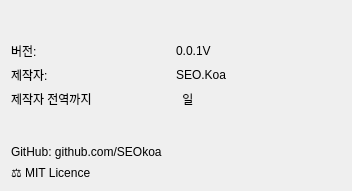
<?xml version="1.0" encoding="UTF-8"?>
<ui version="4.0">
 <class>AppInfo_dialog</class>
 <widget class="QDialog" name="AppInfo_dialog">
  <property name="geometry">
   <rect>
    <x>0</x>
    <y>0</y>
    <width>352</width>
    <height>191</height>
   </rect>
  </property>
  <property name="windowTitle">
   <string>프로그램 정보</string>
  </property>
  <layout class="QGridLayout" name="gridLayout">
   <item row="2" column="0">
    <layout class="QVBoxLayout" name="Maker_layout">
     <property name="spacing">
      <number>0</number>
     </property>
     <item>
      <layout class="QHBoxLayout" name="horizontalLayout_4">
       <item>
        <widget class="QLabel" name="label_4">
         <property name="text">
          <string>제작자:</string>
         </property>
        </widget>
       </item>
       <item>
        <widget class="QLabel" name="label_3">
         <property name="text">
          <string>SEO.Koa</string>
         </property>
        </widget>
       </item>
      </layout>
     </item>
    </layout>
   </item>
   <item row="4" column="0">
    <spacer name="verticalSpacer_2">
     <property name="orientation">
      <enum>Qt::Vertical</enum>
     </property>
     <property name="sizeHint" stdset="0">
      <size>
       <width>20</width>
       <height>40</height>
      </size>
     </property>
    </spacer>
   </item>
   <item row="0" column="0">
    <spacer name="verticalSpacer">
     <property name="orientation">
      <enum>Qt::Vertical</enum>
     </property>
     <property name="sizeHint" stdset="0">
      <size>
       <width>20</width>
       <height>40</height>
      </size>
     </property>
    </spacer>
   </item>
   <item row="6" column="0">
    <layout class="QHBoxLayout" name="Copyright_info">
     <item>
      <widget class="QLabel" name="label_5">
       <property name="layoutDirection">
        <enum>Qt::LeftToRight</enum>
       </property>
       <property name="text">
        <string>⚖️ MIT Licence</string>
       </property>
       <property name="scaledContents">
        <bool>true</bool>
       </property>
       <property name="wordWrap">
        <bool>false</bool>
       </property>
      </widget>
     </item>
    </layout>
   </item>
   <item row="1" column="0">
    <layout class="QVBoxLayout" name="version_layout">
     <property name="spacing">
      <number>0</number>
     </property>
     <item>
      <layout class="QHBoxLayout" name="horizontalLayout_3">
       <item>
        <widget class="QLabel" name="Version_fixed">
         <property name="text">
          <string>버전:</string>
         </property>
        </widget>
       </item>
       <item>
        <widget class="QLabel" name="Version_label">
         <property name="text">
          <string>0.0.1V</string>
         </property>
        </widget>
       </item>
      </layout>
     </item>
    </layout>
   </item>
   <item row="5" column="0">
    <layout class="QHBoxLayout" name="Link_layout">
     <item>
      <widget class="QLabel" name="Git_link">
       <property name="text">
        <string>GitHub: github.com/SEOkoa</string>
       </property>
       <property name="textInteractionFlags">
        <set>Qt::LinksAccessibleByMouse|Qt::TextSelectableByMouse</set>
       </property>
      </widget>
     </item>
    </layout>
   </item>
   <item row="3" column="0">
    <layout class="QVBoxLayout" name="verticalLayout">
     <item>
      <layout class="QHBoxLayout" name="horizontalLayout">
       <item>
        <widget class="QLabel" name="label_2">
         <property name="text">
          <string>제작자 전역까지</string>
         </property>
        </widget>
       </item>
       <item>
        <widget class="QLabel" name="label">
         <property name="text">
          <string> 일</string>
         </property>
        </widget>
       </item>
      </layout>
     </item>
    </layout>
   </item>
  </layout>
 </widget>
 <resources/>
 <connections/>
</ui>
